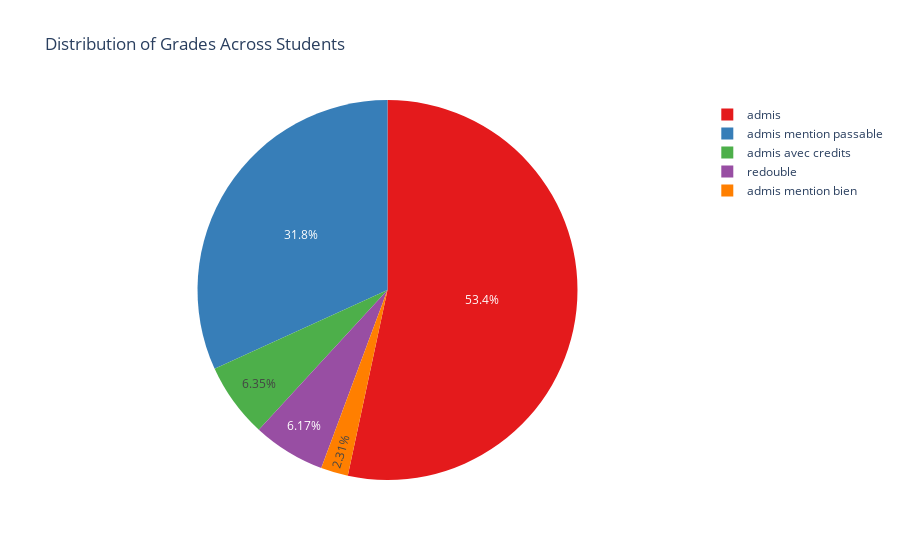

The notebook cell this image was saved under:
### Code cell
#Visualize Admissions rate
import plotly.express as px
grade_mapping = {
        'redouble': 1,
        'admis avec credits': 3,
        'admis':4,
        'admis mention passable': 5,
        'admis mention bien': 6
    }
original_to_label = {v: k for k, v in grade_mapping.items()}
# Map grades to their descriptions
df_copy['Grade Description'] = df_copy['resultat_annee_prec'].map(original_to_label)

# Count occurrences of each grade description
grade_counts = df_copy['Grade Description'].value_counts().reset_index()
grade_counts.columns = ['Grade', 'Count']

# Calculate percentages
grade_counts['Percentage'] = (grade_counts['Count'] / grade_counts['Count'].sum()) * 100
print(df_copy['Grade Description'].value_counts())
# Create a pie chart
fig = px.pie(grade_counts, values='Percentage', names='Grade',
             title='Distribution of Grades Across Students',
             color='Grade',
             color_discrete_sequence=px.colors.qualitative.Set1)

# Show the figure
fig.show()

### Figure 1 — Plotly figure (JSON) as saved in the notebook; plotly's stock layout.template omitted (floating-point values rounded to 4 significant figures)
{"data": [{"customdata": [["admis"], ["admis mention passable"], ["admis avec credits"], ["redouble"], ["admis mention bien"]], "domain": {"x": [0, 1], "y": [0, 1]}, "hovertemplate": "Grade=%{customdata[0]}<br>Percentage=%{value}<extra></extra>", "labels": ["admis", "admis mention passable", "admis avec credits", "redouble", "admis mention bien"], "legendgroup": "", "marker": {"colors": ["rgb(228,26,28)", "rgb(55,126,184)", "rgb(77,175,74)", "rgb(152,78,163)", "rgb(255,127,0)"]}, "name": "", "showlegend": true, "type": "pie", "values": [53.35, 31.81, 6.35, 6.172, 2.315]}], "layout": {"legend": {"tracegroupgap": 0}, "piecolorway": ["rgb(228,26,28)", "rgb(55,126,184)", "rgb(77,175,74)", "rgb(152,78,163)", "rgb(255,127,0)", "rgb(255,255,51)", "rgb(166,86,40)", "rgb(247,129,191)", "rgb(153,153,153)"], "title": {"text": "Distribution of Grades Across Students"}}}
